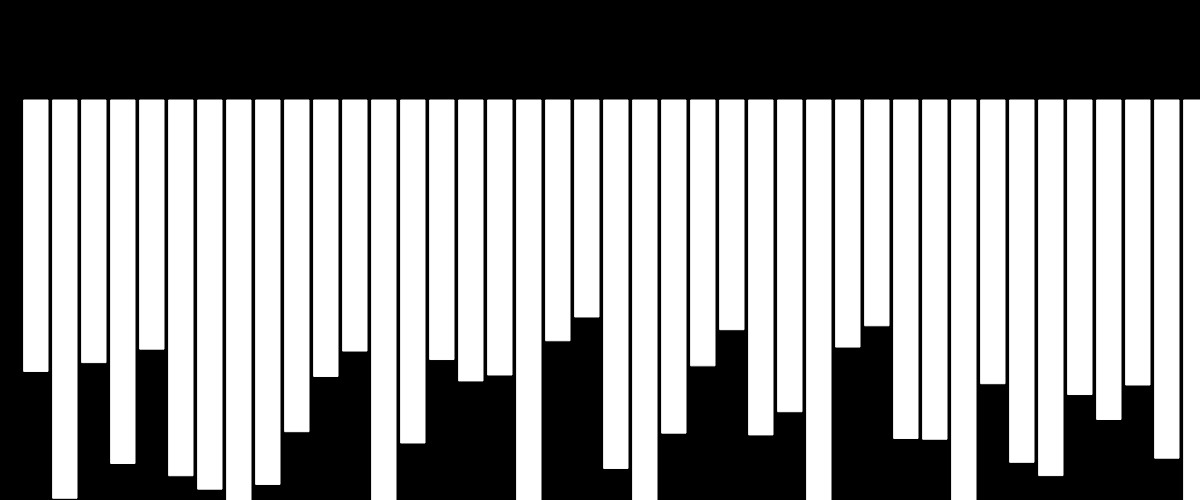
Frame 1 (no input)
Frame 60 (no input): identical to frame 1, image omitted
Frame 120 (the mouse pressed at the canvas centre since frame 60): identical to frame 1, image omitted

The p5.js sketch that drew this single still picture (run headless with seeded random() and noise() and a simulated clock; from frame 60 on, the mouse is pressed at the canvas centre):

// p5.js sketch
// ── sketch.js

var canvasHeight;
var canvasWidth;
var elementCount;
var values = [];
var minimum;
var maximum;
var sortSpeed;
var barSpred;


var sortMethod;


function setup() {

	noStroke();
	barSpred = 3;
	sortSpeed = 2;
	minimum = 50;
	maximum = 300;
	elementCount = 50;
	barSpred = (1/elementCount);
	canvasWidth = windowWidth;
	canvasHeight = windowHeight/2;
	for (let i = 0; i < elementCount; i++)
	{
		values.push(new int);
		values[i] = random(maximum-minimum) + minimum;
	}
	createCanvas(canvasWidth, canvasHeight);
}

//Because a < 500 and b < 500 and a > 0 and b > 0 this is safe
function swap(array, a, b)
{
		array[a] += array[b]; //Overflow can happen if values get big
		array[b] = array[a] - array[b]; // b becomes a
		array[a] -= array[b]; // a becomes b;
}

function bubbleSort(i)
{

}
function insertionSortStep(index, sorted)
{
		
}

function isSorted()
{
	

}
function draw() {

	background(0);
	barSpred = 5;
	stroke(255);
	var barWidth = canvasWidth / elementCount;
			var x = 0;
	for (let i = 0; i < values.length; i++)
	{
		rect(x + barWidth , 100, barWidth, canvasHeight - values[i]);
		x+=(barSpred + barWidth);	
	}
	for (let i = 0; i < values.length; i++)
	{
		for (let n = 0; n < values.length-i-1; n++)
		{
			if(values[n] > values[n+1])
			{
				swap(values, values[n], values[n+1]);
			}
		}	
	}

}
